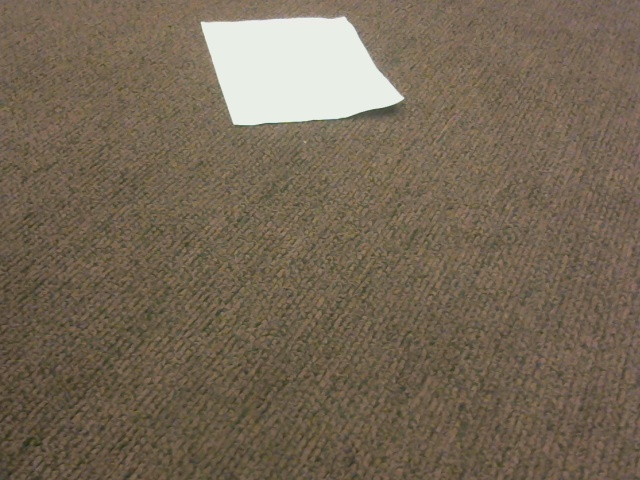
#> input picture Vehicle/sample1.jpg, 640 x 480 px, given in place of the camera
$ python FindPaperAndGoToIt.py   (Python 2 division)   (older library calls are emulated)
#> lines starting #> are read from the running program, lines starting #| are printed output that depends on the picture; after the words box and inside, x2 and y2 are one past the last pixel; in counts of white or black regions, pixels touching at a corner belong together
### Vehicle/RobotControl/CarCameraControl.py
import cv2
import numpy as np

class CarCameraControl:

    width=[]
    height=[]
    cap=[]

    def __init__(self):
        pass


    # Camera Control
    def InitCamera(self):
        self.cap = cv2.VideoCapture(0)
        self.width=self.cap.get(3)
        self.height=self.cap.get(4)

    def DestoryCamera(self):
        self.cap.release()

    def GetOneVideoFrame(self):
        ret, frame = self.cap.read()
#> frame is the input picture: shape (480, 640, 3); mean B, G, R 85.5, 103.8, 117.3
        return frame

    # [11 lines left out: functions CaptureThePicToDraw, Get4Corners, not called in this run]

### Vehicle/RobotControl/rasterAdjust.py
import cv2
import numpy as np

class rasterAdjust:

    def __init__(self):
        pass

    def detectRectangle(self, c):
            shape=False
            peri=cv2.arcLength(c,True)
            approx=cv2.approxPolyDP(c,0.04*peri,True)

            if len(approx)==4:
                (x,y,w,h)=cv2.boundingRect(approx)
                shape = True

            return shape

    def trackPaper(self, frame):

        resized = cv2.resize(frame, (0,0), fx=0.2, fy=0.2)
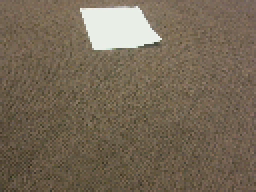
#> resized: shape (96, 128, 3) (shown 2 times larger); mean B, G, R 85.5, 103.7, 117.3
        ratio=frame.shape[0]/float(resized.shape[0])
#> ratio = 5

        gray=cv2.cvtColor(resized,cv2.COLOR_BGR2GRAY)
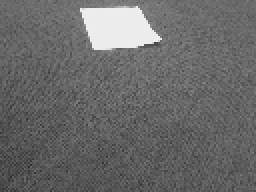
#> gray: shape (96, 128) (shown 2 times larger); min 45, max 240, mean 105.7
        blurred=cv2.GaussianBlur(gray,(5,5),0)
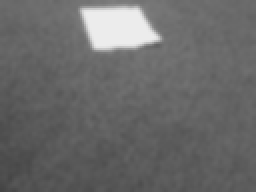
#> blurred: shape (96, 128) (shown 2 times larger); min 67, max 236, mean 105.7

        cv2.normalize(blurred,blurred,0,255,cv2.NORM_MINMAX)
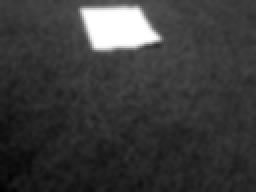
#> blurred: shape (96, 128) (shown 2 times larger); min 0, max 255, mean 58.4
        thresh=cv2.threshold(blurred,150,255,cv2.THRESH_BINARY)[1]
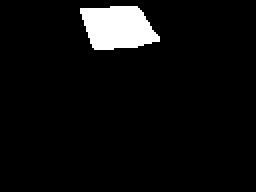
#> thresh: shape (96, 128) (shown 2 times larger); 5.4% white; 1 white region

        if cv2.__version__ == '3.1.0':
            img, contours, hierarchy = cv2.findContours(thresh,cv2.RETR_TREE,cv2.CHAIN_APPROX_SIMPLE)
        else :
            contours, hierarchy = cv2.findContours(thresh,cv2.RETR_TREE,cv2.CHAIN_APPROX_SIMPLE)
#> contours = 1 contour; box (x1, y1, x2, y2) and area: (40, 3, 80, 25) 616
        areaMax=0
        cXMax=-1
        cYMax=-1
        cX=-1
        cY=-1
        contourMax=[]
        for c in contours:
                shape = self.detectRectangle(c)
                if shape == True:
                    c = np.float32(c)
                    M = cv2.moments(c)
                    if M["m00"]!=0:
                        cX = int((M["m10"]/M["m00"]) * ratio)
                        cY = int((M["m01"]/M["m00"]) * ratio)
                    else:
                        cX=-1
                        cY=-1

                    if cX != -1:
                        area = cv2.contourArea(c)
                        if area>areaMax:
                            areaMax=area
                            contourMax=c
                            cXMax=cX
                            cYMax=cY
#> this loop made 1 pass
#> (shape, peri in detectRectangle, approx in detectRectangle, x in detectRectangle, y in detectRectangle, w in detectRectangle, h in detectRectangle, cX) on pass 1: (True, 106.5, [[40, 4], [47, 24], [79, 20], [68, 3]], 40, 3, 40, 22, 292)
#> after the loop, areaMax = 615.5; cXMax = 292; cYMax = 66; contourMax = 36 rows, first 8: [55, 3], [54, 4], [40, 4], [40, 6], [41, 7], [41, 9], [42, 10], [42, 12]

        if areaMax != 0:
            contourMax = contourMax*ratio
#> contourMax = 36 rows, first 8: [275, 15], [270, 20], [200, 20], [200, 30], [205, 35], [205, 45], [210, 50], [210, 60]
            contourMax=np.int0(contourMax)
            cv2.drawContours(frame, [contourMax], 0, (0, 255, 0), 5)
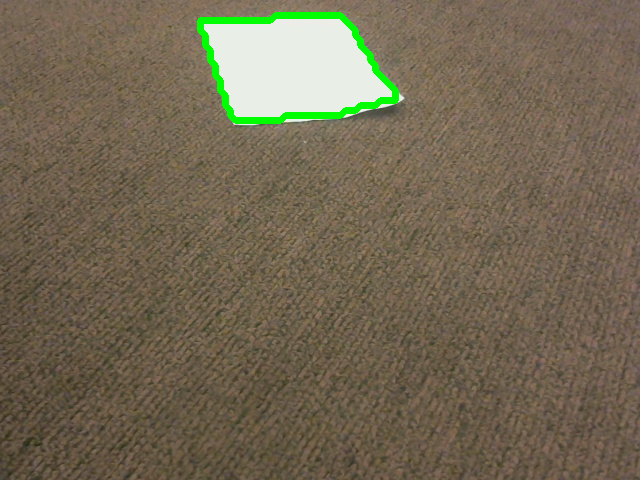
#> frame: shape (480, 640, 3); 1.17% of pixels changed, all inside (x1, y1, x2, y2) = (197, 12, 399, 124)
            cv2.circle(frame,(cXMax,cYMax),5,(0,0,255),-1)
#> frame: shape (480, 640, 3); 0.03% of pixels changed, all inside (x1, y1, x2, y2) = (287, 61, 298, 72)
        return (frame, cXMax, cYMax, areaMax, contourMax)


    def RasterAdjust(self, frame):
        (frameTrack, cx, cy, areaMax, contour)=self.trackPaper(frame)
#> cx = 292; cy = 66; areaMax = 615.5; contour has the same summary as contourMax in trackPaper
        if len(contour) == 0:
            return []
        x=[]
        y=[]
        i=0
        while(i<len(contour)):
            x.append(contour[i][0][0])
            y.append(contour[i][0][1])
            i=i+1
#> this loop made 36 passes
#> after the loop, i = 36; x = 36 values, max 395 at index 25, min 200 at index 2, mean 293.3; y = 36 values, max 120 at index 16, min 15 at index 0, mean 72.64

        # x.sort()
        # y.sort()

        nx=np.array(x)
#> nx has the same summary as x
        ny=np.array(y)
#> ny has the same summary as y
        idmin=np.argmin(ny)
#> idmin = 0
        mx, my = nx[idmin], ny[idmin]
#> mx = 275; my = 15

        ycenmin=1000000
        xcenmin=0
        for p in contour:
            if(abs(p[0][0]-cx)<50):
                if ycenmin>p[0][1]:
                    ycenmin=p[0][1]
                    xcenmin=p[0][0]
#> this loop made 36 passes
#> (p, ycenmin, xcenmin) on pass 1: ([[275, 15]], 15, 275)
#> after the loop, xcenmin = 275; ycenmin = 15

        # print cx, ycenmin, i
        cv2.circle(frameTrack,(xcenmin,ycenmin),5,(0,0,255),-1)
#> frameTrack: shape (480, 640, 3); mean B, G, R 83.3, 104.3, 115.1

        if mx > xcenmin:
            r = float(ycenmin-my)/(xcenmin-mx)
        else :
            r = float(my - ycenmin) / (mx - xcenmin)
#> r = nan
        ctr = -1
        print r
#| nan
        if r > 0.2:
            ctr = 1
            cv2.putText(frameTrack,"right",(cx-150,cy-50),cv2.FONT_HERSHEY_SIMPLEX,3,(0,0,255),5)
        elif r < -0.2:
            ctr = -1
            cv2.putText(frameTrack,"left",(cx-150,cy-50),cv2.FONT_HERSHEY_SIMPLEX,3,(0,0,255),5)
        else:
            ctr = 0
            cv2.putText(frameTrack,"go",(cx-150,cy-50),cv2.FONT_HERSHEY_SIMPLEX,3,(0,0,255),5)
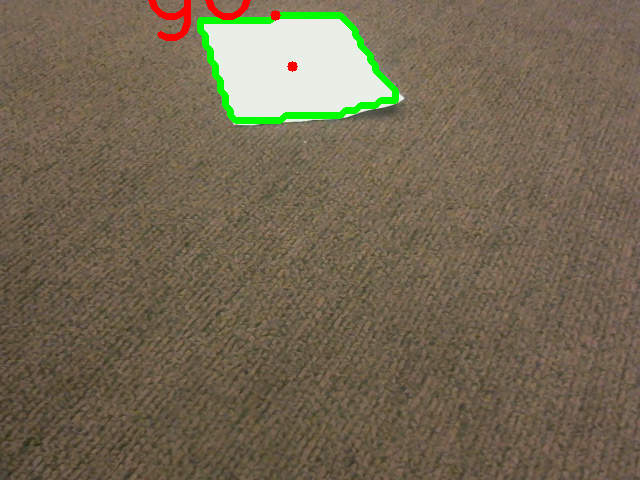
#> frameTrack: shape (480, 640, 3); mean B, G, R 83, 103.9, 115.5


        return (ctr, frameTrack, cx, cy)

### Vehicle/RobotControl/FindPaperAndGoToIt.py
import cv2
from CarCameraControl import CarCameraControl
from rasterAdjust import rasterAdjust

cc=CarCameraControl()
cc.InitCamera()
ra=rasterAdjust()
ctr=-2


frame = cc.GetOneVideoFrame()
try:
    ctr, frame = ra.RasterAdjust(frame)
except:
    print "error"

cc.DestoryCamera()

# [26 lines of commented-out code are left out]

$ run again, on Vehicle/sample2.jpg
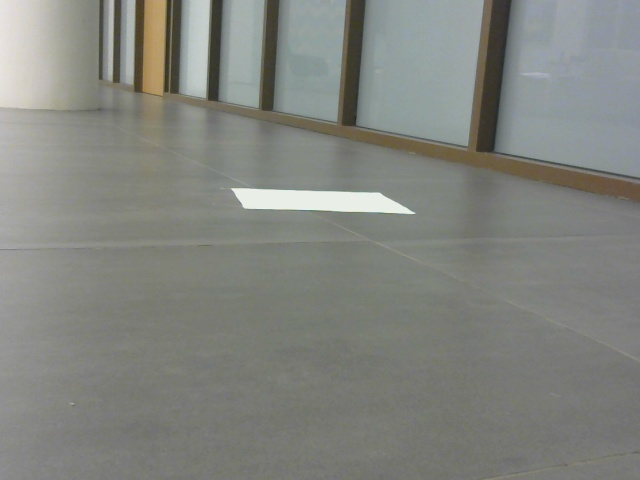
#> input picture Vehicle/sample2.jpg, 640 x 480 px, given in place of the camera
#> in GetOneVideoFrame, frame is the input picture: shape (480, 640, 3); mean B, G, R 127.1, 132.7, 130.4
#> in trackPaper, `thresh=cv2.threshold(blurred,150,255,cv2.THRESH_BINARY)[1]`:
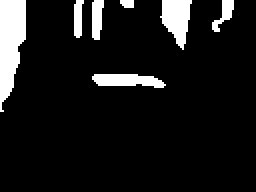
#> thresh: shape (96, 128) (shown 2 times larger); 10% white; 7 white regions
#> contours = 7 contours, 1 with area under 20; largest, box (x1, y1, x2, y2) and area: (0, 0, 13, 56) 446, (80, 0, 96, 25) 220, (46, 37, 83, 44) 152, (46, 0, 52, 20) 74, (106, 0, 117, 16) 56, (37, 0, 42, 19) 53
#> the loop in trackPaper, `for c in contours:` made 7 passes
#> (shape, peri in detectRectangle, approx in detectRectangle, x in detectRectangle, y in detectRectangle, w in detectRectangle, h in detectRectangle, cX) on passes 1, 3: (True, 78.38, [[46, 38], [49, 42], [82, 42], [68, 37]], 46, 37, 37, 6, 314), (True, 69.21, [[81, 0], [81, 11], [91, 24], [95, 0]], 81, 0, 15, 25, 439)
#> after the loop in trackPaper, `for c in contours:`: areaMax = 219.5; cXMax = 439; cYMax = 44; contourMax = 22 rows, first 8: [81, 0], [81, 7], [80, 8], [81, 9], [81, 11], [84, 14], [84, 15], [85, 15]
#> in trackPaper, `contourMax = contourMax*ratio`: contourMax = 22 rows, first 8: [405, 0], [405, 35], [400, 40], [405, 45], [405, 55], [420, 70], [420, 75], [425, 75]
#> in RasterAdjust, `(frameTrack, cx, cy, areaMax, contour)=self.trackPaper(frame)`: cx = 439; cy = 44; areaMax = 219.5; contour has the same summary as contourMax in trackPaper
#> the loop in RasterAdjust, `while(i<len(contour)):` made 22 passes
#> after the loop in RasterAdjust, `while(i<len(contour)):`: i = 22; x = [405, 405, 400, 405, 405, 420, 420, 425, 435, 435, 440, 440, 455, 455, 460, 460, 465, 465, 470, 470, 475, 475]; y = [0, 35, 40, 45, 55, 70, 75, 75, 85, 90, 95, 105, 120, 110, 105, 80, 75, 50, 45, 10, 5, 0]
#> nx = 22 values, max 475 at index 20, min 400 at index 2, mean 440.2
#> ny = 22 values, max 120 at index 12, min 0 at index 0, mean 62.27
#> idmin = 0
#> mx = 405; my = 0
#> the loop in RasterAdjust, `for p in contour:` made 22 passes
#> (p, ycenmin, xcenmin) on pass 1: ([[405, 0]], 0, 405)
#> after the loop in RasterAdjust, `for p in contour:`: xcenmin = 405; ycenmin = 0
#> r = nan
#| nan
#> in RasterAdjust, `cv2.putText(frameTrack,"go",(cx-150,cy-50),cv2.FONT_HERSHEY_SIMPLEX,3,..`:
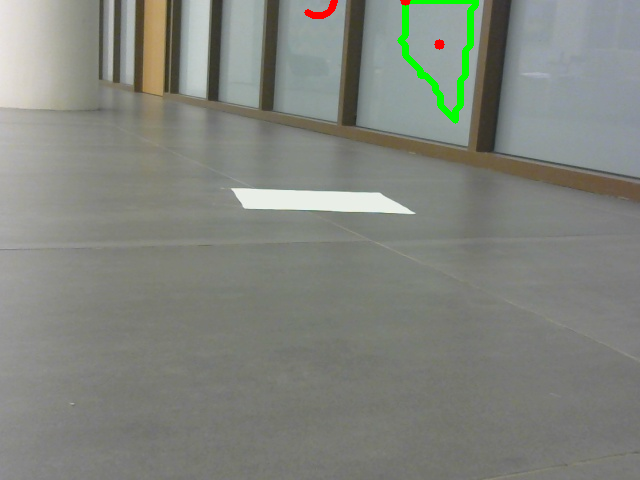
#> frameTrack: shape (480, 640, 3); mean B, G, R 125.8, 133, 129.5

$ run again, on Vehicle/sample_video.jpg
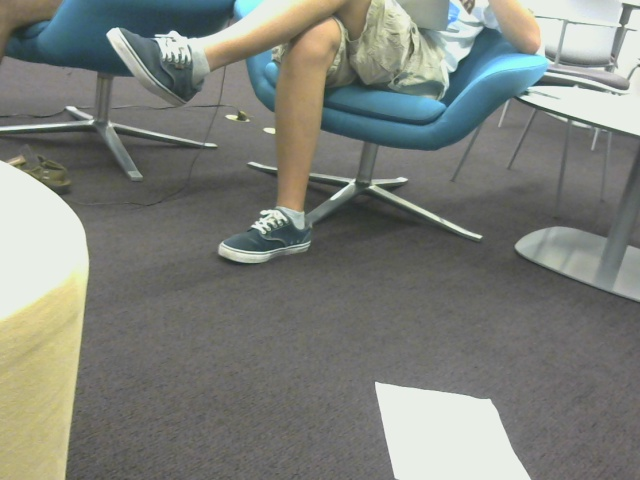
#> input picture Vehicle/sample_video.jpg, 640 x 480 px, given in place of the camera
#> in GetOneVideoFrame, frame is the input picture: shape (480, 640, 3); mean B, G, R 122.5, 128.9, 125.6
#> in trackPaper, `thresh=cv2.threshold(blurred,150,255,cv2.THRESH_BINARY)[1]`:
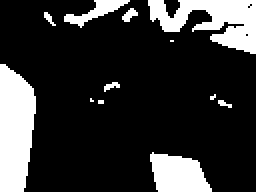
#> thresh: shape (96, 128) (shown 2 times larger); 20% white; 12 white regions (6 under 20 px)
#> contours = 15 contours, 10 with area under 20; largest, box (x1, y1, x2, y2) and area: (0, 32, 18, 96) 862, (74, 0, 128, 27) 702, (75, 76, 106, 96) 413, (32, 0, 65, 14) 126, (61, 4, 69, 11) 22
#> the loop in trackPaper, `for c in contours:` made 15 passes
#> (shape, peri in detectRectangle, approx in detectRectangle, x in detectRectangle, y in detectRectangle, w in detectRectangle, h in detectRectangle, cX) on passes 1, 7: (True, 88.63, [[75, 77], [79, 95], [105, 95], [98, 80]], 75, 77, 31, 19, 442), (True, 148.9, [[0, 32], [0, 95], [11, 95], [17, 48]], 0, 32, 18, 64, 36)
#> after the loop in trackPaper, `for c in contours:`: areaMax = 861.5; cXMax = 36; cYMax = 320; contourMax = 23 rows, first 8: [0, 32], [0, 95], [11, 95], [11, 94], [12, 93], [12, 88], [13, 87], [13, 81]
#> in trackPaper, `contourMax = contourMax*ratio`: contourMax = 23 rows, first 8: [0, 160], [0, 475], [55, 475], [55, 470], [60, 465], [60, 440], [65, 435], [65, 405]
#> in trackPaper, `cv2.drawContours(frame, [contourMax], 0, (0, 255, 0), 5)`:
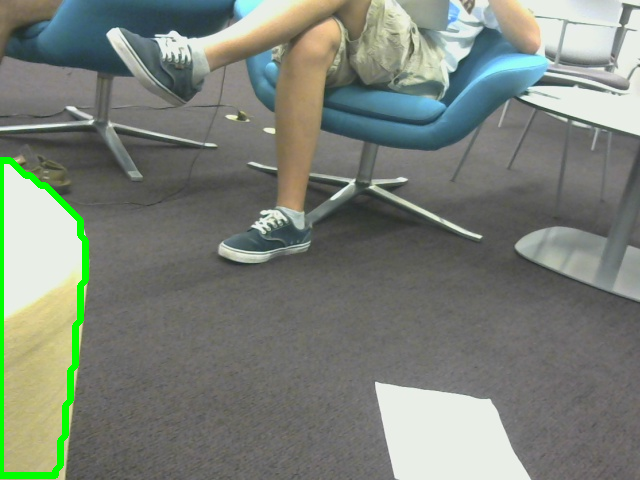
#> frame: shape (480, 640, 3); 1.35% of pixels changed, all inside (x1, y1, x2, y2) = (0, 157, 89, 479)
#> in RasterAdjust, `(frameTrack, cx, cy, areaMax, contour)=self.trackPaper(frame)`: cx = 36; cy = 320; areaMax = 861.5; contour has the same summary as contourMax in trackPaper
#> the loop in RasterAdjust, `while(i<len(contour)):` made 23 passes
#> after the loop in RasterAdjust, `while(i<len(contour)):`: i = 23; x = [0, 0, 55, 55, 60, 60, 65, 65, 70, 70, 75, 75, 80, 80, 85, 85, 80, 80, 45, 40, 30, 25, 10]; y = [160, 475, 475, 470, 465, 440, 435, 405, 400, 370, 365, 325, 320, 285, 280, 240, 235, 220, 185, 185, 175, 175, 160]
#> nx = 23 values, max 85 at index 14, min 0 at index 0, mean 56.09
#> ny = 23 values, max 475 at index 1, min 160 at index 0, mean 315
#> idmin = 0
#> my = 160
#> the loop in RasterAdjust, `for p in contour:` made 23 passes
#> (p, ycenmin, xcenmin) on pass 1: ([[0, 160]], 160, 0)
#> after the loop in RasterAdjust, `for p in contour:`: xcenmin = 0; ycenmin = 160
#> frameTrack: shape (480, 640, 3); mean B, G, R 120.2, 129.5, 122.9
#> r = nan
#| nan
